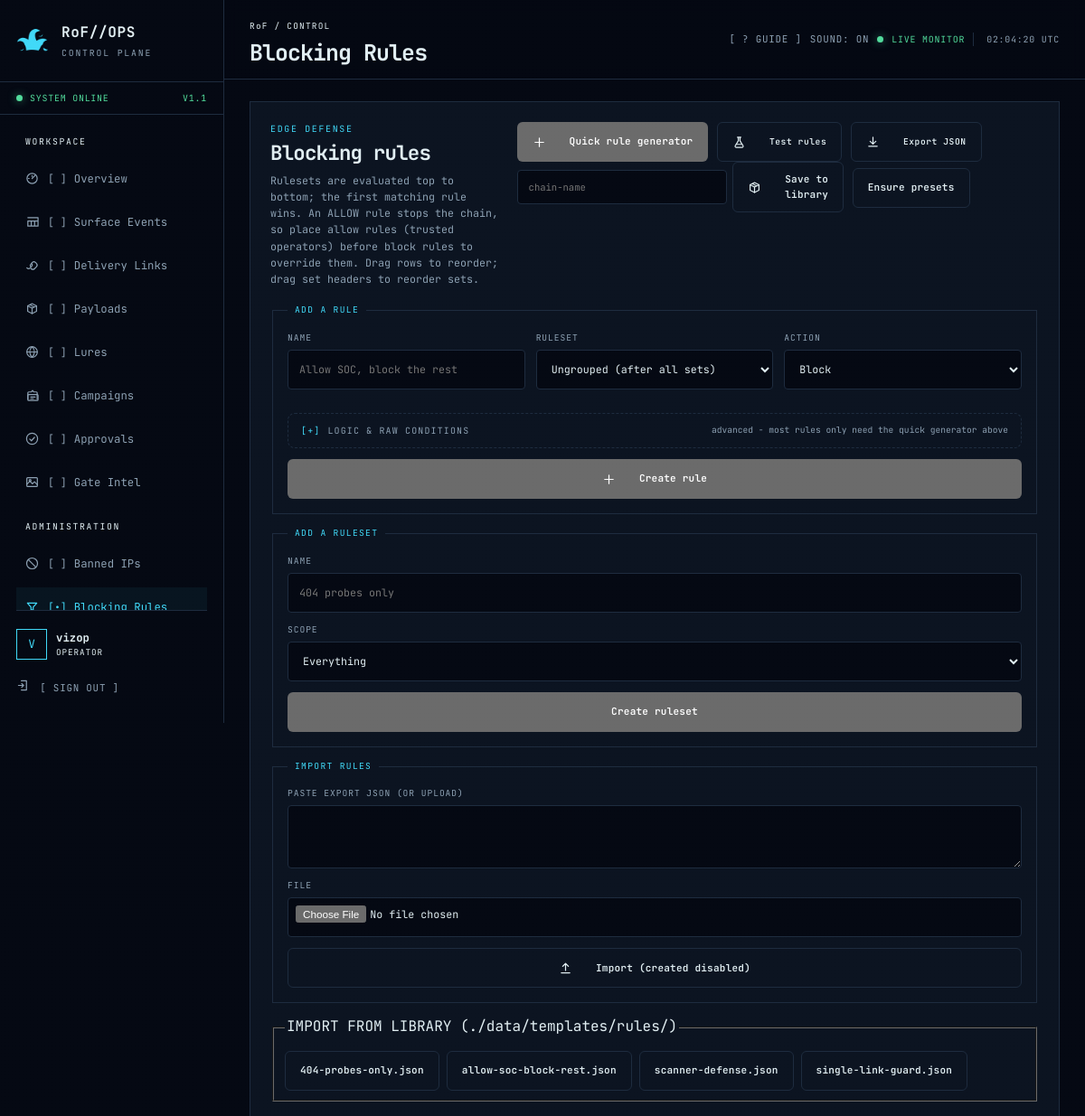
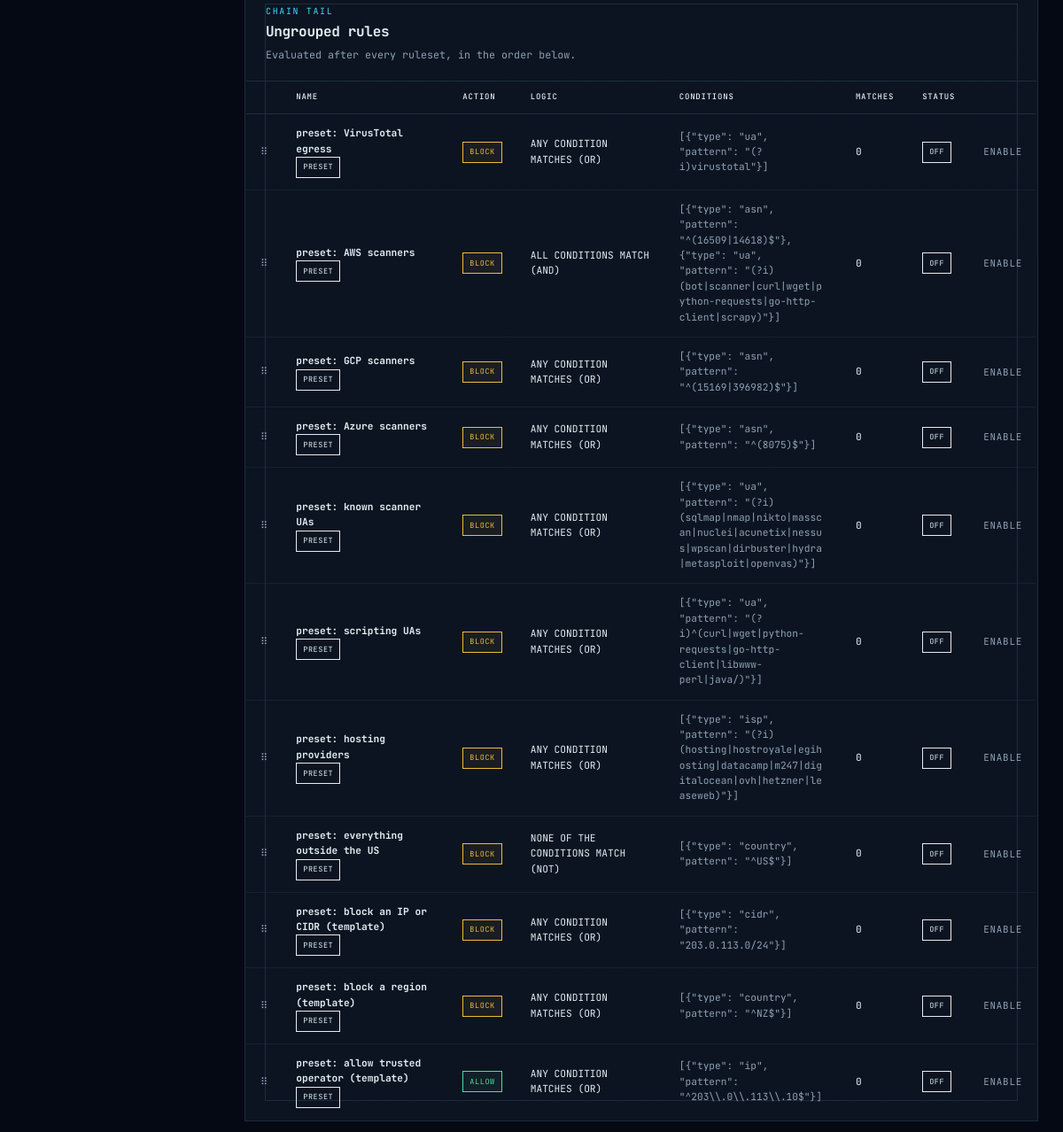
The app's page /panel/block-rules/ (signed in) with its own data (2 pictures, top to bottom).
### accounts/models.py (models this page shows)
class Operator(AbstractUser):
    THEME_CHOICES = [("default", "Default"), ("cozy", "Cozy Clown"), ("obnoxious", "Obnoxious Clown")]
    session_version = models.PositiveIntegerField(default=1)
    totp_secret = models.CharField(max_length=64, blank=True)
    totp_enabled = models.BooleanField(default=False)
    backup_code_hashes = models.JSONField(default=list, blank=True)
    theme = models.CharField(max_length=16, choices=THEME_CHOICES, default="default")
    created_at = models.DateTimeField(auto_now_add=True)
    class Meta:
        ordering = ["username"]

### gates/models.py (models this page shows, shortened)
class BlockingRule(models.Model):
    LOGIC_CHOICES = [
        ("all", "ALL conditions match (AND)"),
        ("any", "ANY condition matches (OR)"),
        ("not", "NONE of the conditions match (NOT)"),
        ("xor", "EXACTLY ONE condition matches (XOR)"),
    ]
    ACTION_CHOICES = [("block", "Block"), ("allow", "Allow")]
    name = models.CharField(max_length=120)
    ruleset = models.ForeignKey(RuleSet, null=True, blank=True, on_delete=models.CASCADE,
                                related_name="rules")
    order = models.PositiveIntegerField(default=0)
    action = models.CharField(max_length=6, choices=ACTION_CHOICES, default="block")
    logic = models.CharField(max_length=6, choices=LOGIC_CHOICES, default="all")
    conditions = models.JSONField(default=list, validators=[validate_blocking_conditions])
    enabled = models.BooleanField(default=True)
    auto_ban = models.BooleanField(default=False, help_text="Also ban the matched IP address (block action only).")
    preset = models.BooleanField(default=False)
    match_count = models.PositiveIntegerField(default=0)
    created_by = models.ForeignKey(settings.AUTH_USER_MODEL, null=True, blank=True,
                                   on_delete=models.SET_NULL, related_name="blocking_rules")
    created_at = models.DateTimeField(auto_now_add=True)
    class Meta:
        ordering = ["ruleset__order", "order", "id"]

### gates/views.py (the view, shortened to what this page needs)
# urls.py: path("block-rules/", views.block_rules_view, name="gate-block-rules"),
@login_required
def block_rules_view(request):
    sets = list(RuleSet.objects.prefetch_related("rules"))
    loose_rules = list(BlockingRule.objects.filter(ruleset__isnull=True))
    return render(request, "panel/block_rules.html", {
        "title": "Blocking Rules",
        "rule_sets": sets, "loose_rules": loose_rules,
        "links": DeliveryLink.objects.filter(active=True)[:50],
        "logics": BlockingRule.LOGIC_CHOICES,
        "actions": BlockingRule.ACTION_CHOICES,
        "condition_types": ["ip", "cidr", "ua", "asn", "isp", "country", "city"],
        "rules_library": library.list_template_files("rules", ".json"),
    })

### accounts/context_processors.py (called while the page is built)
def panel_context(request):
    user = request.user
    theme = getattr(user, "theme", "default") if user.is_authenticated else "default"
    return {
        "is_administrator": is_administrator(user),
        "panel_name": "RoF//OPS",
        "theme": theme,
    }

### accounts/permissions.py (called while the page is built)
def is_administrator(user):
    return bool(user.is_authenticated and user.is_active and (user.is_superuser or user.groups.filter(name="Administrator").exists()))

### gates/library.py (called while the page is built)
def templates_dir(kind) -> Path:
    root = templates_root() / kind
    root.mkdir(parents=True, exist_ok=True)
    return root

def templates_root() -> Path:
    root = Path(getattr(settings, "TEMPLATES_DIR", settings.DATA_DIR / "templates"))
    root.mkdir(parents=True, exist_ok=True)
    return root

def list_template_files(kind, suffix):
    directory = templates_dir(kind)
    return sorted(p.name for p in directory.glob(f"*{suffix}") if p.is_file())

### gates/services.py (called while the page is built, shortened)
def _remote_is_trusted(remote):
    if not remote:
        return False
    try:
        address = ipaddress.ip_address(remote)
    except ValueError:
        return False
    for entry in getattr(settings, "TRUSTED_PROXIES", ("127.0.0.1", "::1")):
        try:
            if "/" in entry:
                if address in ipaddress.ip_network(entry, strict=False):
                    return True
            elif address == ipaddress.ip_address(entry):
                return True
        except ValueError:
            continue
    return False

def client_ip(request):
    remote = request.META.get("REMOTE_ADDR", "")
    if _remote_is_trusted(remote):
        forwarded = request.META.get("HTTP_X_FORWARDED_FOR", "")
        if forwarded:
            return forwarded.split(",")[-1].strip()
    return remote

def evaluate_blocking_rules(request, ip, *, is_404=False, link=None):
    from .models import RuleSet
    sets = list(RuleSet.objects.filter(enabled=True).prefetch_related("rules"))
    loose_rules = list(BlockingRule.objects.filter(enabled=True, ruleset__isnull=True))
    if not sets and not loose_rules:
        return None

### gates/templatetags/gate_extras.py (called while the page is built)
@register.simple_tag
def tip(text, cls=""):
    return format_html('<i class="help-dot{}" data-tip="{}" role="button" tabindex="0" '
                       'aria-label="help">?</i>', f" {cls}" if cls else "", escape(str(text)))

@register.filter
def json_compact(value):
    try:
        return json.dumps(value, separators=(", ", ": "))
    except (TypeError, ValueError):
        return str(value)

### templates/panel/block_rules.html (shortened to what this page needs)
{% extends "base.html" %}
{% load ui_icons %}
{% load gate_extras %}
{% block content %}
<section class="panel page-panel">
  <div class="panel-heading">
    <div><span class="section-label">EDGE DEFENSE</span><h2>Blocking rules</h2><p>Rulesets are evaluated top to bottom; the first matching rule wins. An ALLOW rule stops the chain, so place allow rules (trusted operators) before block rules to override them. Drag rows to reorder; drag set headers to reorder sets.</p></div>
    <div>
      <button class="button" type="button" id="quick-rule-open">{% icon "plus" %}Quick rule generator</button>
      <a class="button secondary" href="{% url 'gate-block-rule-test' %}">{% icon "flask" %}Test rules</a>
      <a class="button secondary" href="{% url 'gate-block-rules-export' %}">{% icon "download" %}Export JSON</a>
      <form method="post" action="{% url 'gate-block-rules-export-library' %}" style="display:inline-flex;gap:6px;align-items:center">{% csrf_token %}<input class="field-input mono" name="name" maxlength="80" placeholder="chain-name" style="min-height:36px;font-size:.66rem"><button class="button secondary" type="submit" data-tip="Save the whole chain as a versioned file in ./data/templates/rules/">{% icon "payloads" %}Save to library</button></form>
      <form method="post" style="display:inline">{% csrf_token %}<input type="hidden" name="action" value="seed_presets"><button class="button secondary" type="submit">Ensure presets</button></form>
    </div>
  </div>
  <form method="post" class="stacked-form">
    <fieldset>
      <legend>ADD A RULE</legend>
      <div class="grid-3">
        <label><span>NAME</span><input class="field-input" name="name" maxlength="120" placeholder="Allow SOC, block the rest"></label>
        <label><span>RULESET</span><select class="field-input" name="ruleset"><option value="">Ungrouped (after all sets)</option>{% for s in rule_sets %}<option value="{{ s.pk }}">{{ s.name }}</option>{% endfor %}</select></label>
        <label><span>ACTION</span><select class="field-input" name="action">{% for value, label in actions %}<option value="{{ value }}">{{ label }}</option>{% endfor %}</select></label>
      </div>
      <details class="adv">
        <summary>LOGIC &amp; RAW CONDITIONS <span class="adv-hint">advanced - most rules only need the quick generator above</span></summary>
      </details>
      <button class="button" type="submit">{% icon "plus" %}Create rule</button>
    </fieldset>
  </form>
  <form method="post" class="stacked-form" style="margin-top:14px">
    <fieldset>
      <legend>ADD A RULESET</legend>
      <div class="grid-3">
        <label><span>NAME</span><input class="field-input" name="set_name" maxlength="120" placeholder="404 probes only"></label>
        <label><span>SCOPE</span><select class="field-input" name="set_scope"><option value="all">Everything</option><option value="not_found">404s only</option><option value="link">Specific link</option></select></label>
      </div>
      <button class="button" type="submit">Create ruleset</button>
    </fieldset>
  </form>
  <form method="post" enctype="multipart/form-data" class="stacked-form" style="margin-top:14px">
    <fieldset>
      <legend>IMPORT RULES</legend>
      <label><span>PASTE EXPORT JSON (OR UPLOAD)</span><textarea class="field-input mono" name="import_payload" rows="3"></textarea></label>
      <label><span>FILE</span><input class="field-input" type="file" name="import_file" accept=".json"></label>
      <button class="button secondary" type="submit">{% icon "upload" %}Import (created disabled)</button>
    </fieldset>
  </form>
  {% if rules_library %}
  <fieldset style="margin-top:14px">
    <legend>IMPORT FROM LIBRARY (./data/templates/rules/)</legend>
    <div style="display:flex;flex-wrap:wrap;gap:8px;margin-top:8px">
      {% for name in rules_library %}
      <form method="post" action="{% url 'gate-block-rules-import-library' %}" style="display:inline">{% csrf_token %}<input type="hidden" name="name" value="{{ name }}"><button class="button secondary" type="submit">{{ name }}</button></form>
      {% endfor %}
    </div>
  </fieldset>
  {% endif %}
  <div id="sets-container" style="margin-top:20px;display:flex;flex-direction:column;gap:16px">
    <div class="panel ruleset-card" data-set-id="">
      <div class="panel-heading"><div><span class="section-label">CHAIN TAIL</span><h3>Ungrouped rules</h3><p>Evaluated after every ruleset, in the order below.</p></div></div>
      <div class="table-wrap"><table class="rules-table" data-set=""><thead><tr><th></th><th>NAME</th><th>ACTION</th><th>LOGIC</th><th>CONDITIONS</th><th>MATCHES</th><th>STATUS</th><th></th></tr></thead><tbody>
        {% for rule in loose_rules %}
        <tr draggable="true" data-rule-id="{{ rule.pk }}">
          <td class="mono muted" style="cursor:grab">⠿</td>
          <td><strong>{{ rule.name }}</strong>{% if rule.preset %}<br><span class="status-badge">PRESET</span>{% endif %}{% if rule.auto_ban %}<br><span class="status-badge warn">AUTO-BAN</span>{% endif %}</td>
          <td>{% if rule.action == 'allow' %}<span class="status-badge good">ALLOW</span>{% else %}<span class="status-badge warn">BLOCK</span>{% endif %}</td>
          <td class="mono">{{ rule.get_logic_display|upper }}</td>
          <td class="mono muted" style="max-width:340px;overflow-wrap:anywhere">{{ rule.conditions|json_compact }}</td>
          <td class="mono">{{ rule.match_count }}</td>
          <td>{% if rule.enabled %}<span class="status-badge good">ON</span>{% else %}<span class="status-badge">OFF</span>{% endif %}</td>
          <td>
            <form method="post" action="{% url 'gate-block-rule-toggle' rule.pk %}" style="display:inline">{% csrf_token %}<button class="text-button" type="submit">{{ rule.enabled|yesno:"DISABLE,ENABLE" }}</button></form>
          </td>
        </tr>
        {% endfor %}
      </tbody></table></div>
    </div>
  </div>
</section>
{% endblock %}

### templates/base.html (shortened to what this page needs)
{% load static %}{% load ui_icons %}<!doctype html>
<html lang="en">
<head>
  <link rel="stylesheet" href="{% static 'css/panel.css' %}">
</head>
<body class="panel-shell{% if theme != "default" %} theme-{{ theme }}{% endif %}" data-authenticated="{% if user.is_authenticated %}true{% else %}false{% endif %}">
  <aside class="sidebar">
    <a class="brand" href="{% url 'overview' %}" aria-label="RoF OPS overview">
      {% if theme == "obnoxious" %}
      <span class="brand-mark jester-mask" role="img" aria-label="Jester hat">
        <span class="jester-star-tip t1"></span><span class="jester-star-tip t2"></span><span class="jester-star-tip t3"></span>
      </span>
      {% else %}
      <span class="brand-mark jester-mask" role="img" aria-label="Jester hat"></span>
      {% endif %}
      <span><strong>RoF//OPS</strong><small>CONTROL PLANE</small></span>
    </a>
    <div class="environment"><span class="status-dot"></span> SYSTEM ONLINE <span class="env-code">V1.1</span></div>
    <nav class="primary-nav" aria-label="Primary navigation">
      <span class="nav-label">WORKSPACE</span>
      <a class="" href="{% url 'overview' %}">{% icon "overview" %}<span class="bracket">[]</span> Overview</a>
      <a class="" href="{% url 'events' %}">{% icon "events" %}<span class="bracket">[]</span> Surface Events</a>
      <a class="" href="{% url 'gate-links' %}">{% icon "links" %}<span class="bracket">[]</span> Delivery Links</a>
      <a class="" href="{% url 'gate-payloads' %}">{% icon "payloads" %}<span class="bracket">[]</span> Payloads</a>
      <a class="" href="{% url 'gate-lures' %}">{% icon "lures" %}<span class="bracket">[]</span> Lures</a>
      <a class="" href="{% url 'gate-campaigns' %}">{% icon "campaigns" %}<span class="bracket">[]</span> Campaigns</a>
      <a class="" href="{% url 'gate-submissions' %}">{% icon "approvals" %}<span class="bracket">[]</span> Approvals</a>
      <a class="" href="{% url 'gate-intel' %}">{% icon "intel" %}<span class="bracket">[]</span> Gate Intel</a>
      <span class="nav-label">ADMINISTRATION</span>
      <a class="" href="{% url 'gate-bans' %}">{% icon "bans" %}<span class="bracket">[]</span> Banned IPs</a>
      <a class="{% if request.resolver_match.url_name == 'gate-block-rules' %}active{% endif %}" href="{% url 'gate-block-rules' %}">{% icon "rules" %}<span class="bracket">[{% if request.resolver_match.url_name == 'gate-block-rules' %}•{% else %}&nbsp;{% endif %}]</span> Blocking Rules</a>
    </nav>
    <div class="sidebar-foot">
      <div class="operator-chip"><span class="operator-avatar">{{ user.username|first|upper }}</span><span><strong>{{ user.username }}</strong><small>{% if is_administrator %}ADMINISTRATOR{% else %}OPERATOR{% endif %}</small></span></div>
      <form method="post" action="{% url 'logout' %}">{% csrf_token %}<button class="text-button" type="submit">{% icon "signout" "icon icon-inline" %} [ SIGN OUT ]</button></form>
    </div>
  </aside>
  <div class="workspace">
    <header class="topbar">
      <div><span class="topbar-path">RoF / {% if request.resolver_match.namespace %}{{ request.resolver_match.namespace }} / {% endif %}CONTROL</span><h1>{{ title }}</h1></div>
      <div class="topbar-status"><button id="guide-open" class="text-button" type="button" hidden>[ ? GUIDE ]</button><button id="sound-toggle" class="text-button" type="button">SOUND: ON</button><span class="status-dot"></span><span>LIVE MONITOR</span><time id="utc-clock">UTC</time></div>
    </header>
    <main id="main-content" class="main-content">{% block content %}{% endblock %}</main>
  </div>
</body>
</html>

### records on screen
Operator: username|first "V", username "vizop"
BlockingRule: name "preset: VirusTotal egress", preset "PRESET", action "BLOCK", logic "ANY CONDITION MATCHES (OR)", conditions|json_compact "[{\"type\": \"ua\", \"pattern\": \"(?i)virustotal\"}]", match_count "0", shows "OFF", enabled "ENABLE"
BlockingRule: name "preset: AWS scanners", preset "PRESET", action "BLOCK", logic "ALL CONDITIONS MATCH (AND)", conditions|json_compact "[{\"type\": \"asn\", \"pattern\": \"^(16509|14618)$\"}, {\"type\": \"ua\", \"pattern\": \"(?i)(bot|scanner|curl|wget|python-requests|go-http-client|scrapy)\"}]", match_count "0", shows "OFF", enabled "ENABLE"
BlockingRule: name "preset: GCP scanners", preset "PRESET", action "BLOCK", logic "ANY CONDITION MATCHES (OR)", conditions|json_compact "[{\"type\": \"asn\", \"pattern\": \"^(15169|396982)$\"}]", match_count "0", shows "OFF", enabled "ENABLE"
BlockingRule: name "preset: Azure scanners", preset "PRESET", action "BLOCK", logic "ANY CONDITION MATCHES (OR)", conditions|json_compact "[{\"type\": \"asn\", \"pattern\": \"^(8075)$\"}]", match_count "0", shows "OFF", enabled "ENABLE"
BlockingRule: name "preset: known scanner UAs", preset "PRESET", action "BLOCK", logic "ANY CONDITION MATCHES (OR)", conditions|json_compact "[{\"type\": \"ua\", \"pattern\": \"(?i)(sqlmap|nmap|nikto|masscan|nuclei|acunetix|nessus|wpscan|dirbuster|hydra|metasploit|openvas)\"}]", match_count "0", shows "OFF", enabled "ENABLE"
BlockingRule: name "preset: scripting UAs", preset "PRESET", action "BLOCK", logic "ANY CONDITION MATCHES (OR)", conditions|json_compact "[{\"type\": \"ua\", \"pattern\": \"(?i)^(curl|wget|python-requests|go-http-client|libwww-perl|java/)\"}]", match_count "0", shows "OFF", enabled "ENABLE"
BlockingRule: name "preset: hosting providers", preset "PRESET", action "BLOCK", logic "ANY CONDITION MATCHES (OR)", conditions|json_compact "[{\"type\": \"isp\", \"pattern\": \"(?i)(hosting|hostroyale|egihosting|datacamp|m247|digitalocean|ovh|hetzner|leaseweb)\"}]", match_count "0", shows "OFF", enabled "ENABLE"
BlockingRule: name "preset: everything outside the US", preset "PRESET", action "BLOCK", logic "NONE OF THE CONDITIONS MATCH (NOT)", conditions|json_compact "[{\"type\": \"country\", \"pattern\": \"^US$\"}]", match_count "0", shows "OFF", enabled "ENABLE"
BlockingRule: name "preset: block an IP or CIDR (template)", preset "PRESET", action "BLOCK", logic "ANY CONDITION MATCHES (OR)", conditions|json_compact "[{\"type\": \"cidr\", \"pattern\": \"203.0.113.0/24\"}]", match_count "0", shows "OFF", enabled "ENABLE"
BlockingRule: name "preset: block a region (template)", preset "PRESET", action "BLOCK", logic "ANY CONDITION MATCHES (OR)", conditions|json_compact "[{\"type\": \"country\", \"pattern\": \"^NZ$\"}]", match_count "0", shows "OFF", enabled "ENABLE"
BlockingRule: name "preset: allow trusted operator (template)", preset "PRESET", action "ALLOW", logic "ANY CONDITION MATCHES (OR)", conditions|json_compact "[{\"type\": \"ip\", \"pattern\": \"^203\\\\.0\\\\.113\\\\.10$\"}]", match_count "0", shows "OFF", enabled "ENABLE"

### other values on screen
{{ title }} "Blocking Rules"
{{ name }} "404-probes-only.json" "allow-soc-block-rest.json" "scanner-defense.json" "single-link-guard.json"
form field action "Block"
